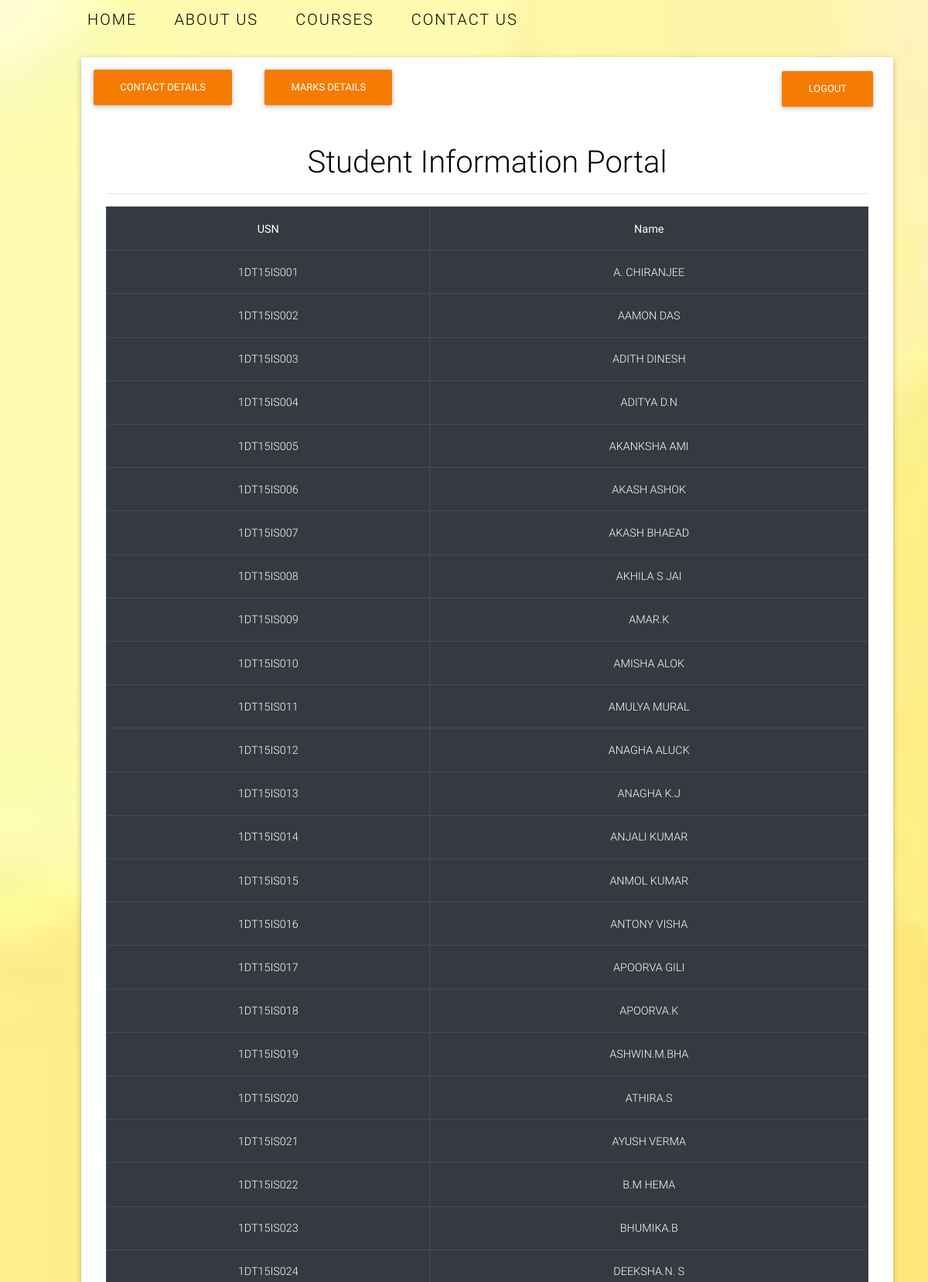
Page /all5thsem.php (signed in, upper part) on the committed database.
### tables this page shows
CREATE TABLE `batch20155thsem` (
  `Sl.No` int(50) NOT NULL,
  `USN` varchar(12) NOT NULL,
  `Name` char(110) NOT NULL,
  `15CS51I` varchar(2) NOT NULL,
  `15CS51E` varchar(2) NOT NULL,
  `15CS51T` varchar(2) NOT NULL,
  `15CS52I` varchar(2) NOT NULL,
  `15CS52E` varchar(2) NOT NULL,
  `15CS52T` varchar(2) NOT NULL,
  `15CS53I` varchar(2) NOT NULL,
  `15CS53E` varchar(2) NOT NULL,
  `15CS53T` varchar(2) NOT NULL,
  `15CS54I` varchar(2) NOT NULL,
  `15CS54E` varchar(2) NOT NULL,
  `15CS54T` varchar(2) NOT NULL,
  `15CS551I` varchar(2) NOT NULL,
  `15CS551E` varchar(2) NOT NULL,
  `15CS551T` varchar(2) NOT NULL,
  `15CS563I` varchar(2) NOT NULL,
  `15CS563E` varchar(2) NOT NULL,
  `15CS563T` varchar(2) NOT NULL,
  `15CSL57I` varchar(2) NOT NULL,
  `15CSL57E` varchar(2) NOT NULL,
  `15CSL57T` varchar(2) NOT NULL,
  `15CSL58I` varchar(2) NOT NULL,
  `15CSL58E` varchar(2) NOT NULL,
  `15CSL58T` varchar(2) NOT NULL,
  `Total` varchar(3) NOT NULL
);

### all5thsem.php (the view, shortened to what this page needs)
<!doctype html>
<html lang="en">
  <head>
  <link rel="stylesheet" href="https://use.fontawesome.com/releases/v5.11.2/css/all.css">
  <link href="css/bootstrap.min.css" rel="stylesheet">
  <link href="css/mdb.min.css" rel="stylesheet">
  <link href="css/style.css" rel="stylesheet">
    <link rel="stylesheet" href="https://use.fontawesome.com/releases/v5.8.1/css/all.css">
  </head>
    <header>
        <div class="container">
            <nav>
                <ul>
                    <li><a href="home.php">Home</a></li>
                    <li><a href="aboutus.php">About Us</a></li>
                    <li><a href="courses.php">Courses</a></li>
                    <li><a href="contactus.php">Contact Us</a></li>
                </ul>
            </nav>
        </div>
    </header>
  <body>
    <div class="container" style="margin-left:90px;">
       <h4><a href="logoutp.php" style="float:right; margin-top:20px; padding-right:20px;"><button class="btn btn-orange">Logout</button></a></h4><h4><a href="studentdetails2015princi.php" style="float:left; padding-right:20px; margin-top:10px; margin-left:10px;"><button class="btn btn-orange">Contact Details</button></a><a href="USNselect2015princi.php" style="float:left; padding-right:20px; margin-top:10px; margin-left:10px;"><button class="btn btn-orange">Marks Details</button></a></h4>
        <div class="jumbotron text-center login-box">
        <br>
        <br>
       <h1 style="color: black;">Student Information Portal</h1>
      <hr>
      <div class="form-group">
 <table class="table table-bordered table-hover table-dark">
    <tr>
        <th>USN</th>
        <th>Name</th>
        </tr>
    <?php
        $conn = mysqli_connect("localhost","root","","college student database");
        $sql = "SELECT USN,Name from batch20155thsem";
        $result = $conn-> query($sql);
        if($result-> num_rows > 0) {
        while ($row = $result-> fetch_assoc()){
        echo "<tr><td>". $row["USN"] . "</td><td>" . $row["Name"] . "</td></tr>";
        }
            echo "</table>";
        }
        else{
            echo "0 result";
        }
        ?>
  </body>
</html>

### all5thsem.php (style rules this page uses)
body { background-image: url(0dafb7928a99a9cb552a941895a6e586.jpg); background-repeat: no-repeat; background-size: cover; }
a { text-decoration: none; color: black; }
.container { max-width: 120rem; width: 90%; margin: 0 auto; float: left; }
nav { padding: 10px; text-transform: uppercase; font-size: 20px; float: left; }
nav ul { display: flex; }
nav ul li { list-style: none; transform: translateX(100rem); animation: slideIn .5s forwards; }
nav ul li:nth-child(1) { animation-delay: 0s; }
nav ul li:nth-child(2) { animation-delay: .1s; }
nav ul li:nth-child(3) { animation-delay: .2s; }
nav ul li:nth-child(4) { animation-delay: .3s; }
nav ul li a { padding: 1rem 0; margin: 0 3rem; position: relative; letter-spacing: 2px; }
nav ul li a:last-child { margin-right: 0; }
nav ul li a::before, nav ul li a::after { content: ''; position: absolute; width: 100%; height: 2px; background-color: crimson; left: 0; transform: scaleX(0); transition: all .5s; }
nav ul li a::before { top: 0; transform-origin: left; }
nav ul li a::after { bottom: 0; transform-origin: right; }

### rows in the picture
batch20155thsem: USN "1DT15IS001", Name "A. CHIRANJEE"
batch20155thsem: USN "1DT15IS002", Name "AAMON DAS"
batch20155thsem: USN "1DT15IS003", Name "ADITH DINESH"
batch20155thsem: USN "1DT15IS004", Name "ADITYA D.N"
batch20155thsem: USN "1DT15IS005", Name "AKANKSHA AMI"
batch20155thsem: USN "1DT15IS006", Name "AKASH ASHOK"
batch20155thsem: USN "1DT15IS007", Name "AKASH BHAEAD"
batch20155thsem: USN "1DT15IS008", Name "AKHILA S JAI"
batch20155thsem: USN "1DT15IS009", Name "AMAR.K"
batch20155thsem: USN "1DT15IS010", Name "AMISHA ALOK"
batch20155thsem: USN "1DT15IS011", Name "AMULYA MURAL"
batch20155thsem: USN "1DT15IS012", Name "ANAGHA ALUCK"
batch20155thsem: USN "1DT15IS013", Name "ANAGHA K.J"
batch20155thsem: USN "1DT15IS014", Name "ANJALI KUMAR"
batch20155thsem: USN "1DT15IS015", Name "ANMOL KUMAR"
batch20155thsem: USN "1DT15IS016", Name "ANTONY VISHA"
batch20155thsem: USN "1DT15IS017", Name "APOORVA GILI"
batch20155thsem: USN "1DT15IS018", Name "APOORVA.K"
batch20155thsem: USN "1DT15IS019", Name "ASHWIN.M.BHA"
batch20155thsem: USN "1DT15IS020", Name "ATHIRA.S"
batch20155thsem: USN "1DT15IS021", Name "AYUSH VERMA"
batch20155thsem: USN "1DT15IS022", Name "B.M HEMA"
batch20155thsem: USN "1DT15IS023", Name "BHUMIKA.B"
batch20155thsem: USN "1DT15IS024", Name "DEEKSHA.N. S"
